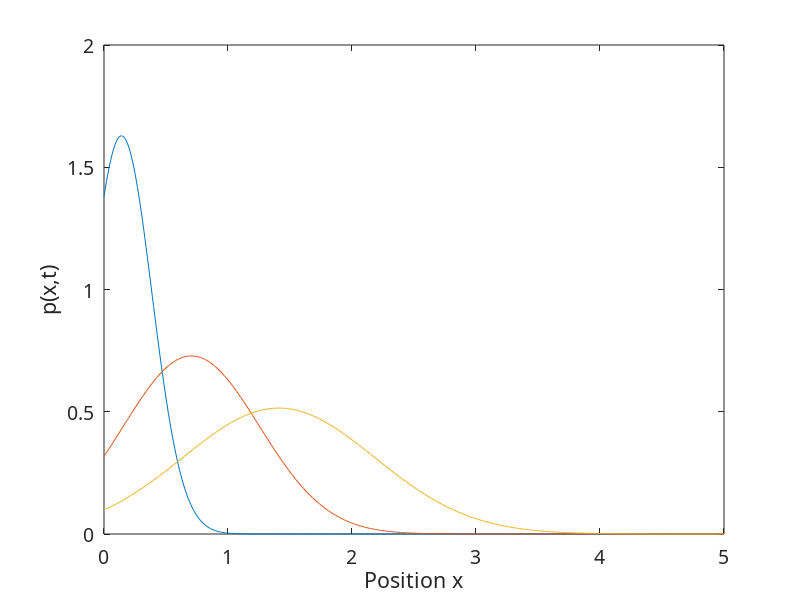

This chart was generated by the following MATLAB code:
% %% 
% % Solution of the reaction diffusion equation
% % 
% % $$p\text{?}\left(x,t\right)=\frac{1}{\sqrt{4\pi \mathrm{Dt}}}e^{-\frac{x^2 
% % }{4\mathrm{Dt}}}$$
% 
% x = -10:0.1:10 ;
% t = 0:6;
% D = 0.4; 
% %%
% close all
% % Create figure
% figure1 = figure('Name','Figure');
% 
% % Create axes
% axes1 = axes('Parent',figure1);
% hold(axes1,'on');
% for i = 1:length(t)
% p = (sqrt(1/(4.*pi.*D.*t(i)))).*exp(-x.^2./(4.*D.*t(i)));
%  plot (x,p);hold on
% end
% %%
% 
% % Create ylabel
% ylabel('p(x,t)','FontName','Avenir','FontSize',18);
% 
% % Create xlabel
% xlabel('Position x','FontName','Avenir','FontSize',18);
% 
% box(axes1,'on');
% % Set the remaining axes properties
% set(axes1,'FontName','Avenir','FontSize',14);
% 
% Solution of the reaction diffusion equation with drift

% $$p\text{?}\left(x,t\right)=\frac{1}{\sqrt{4\pi \text{Dt}}}e^{-\frac{{\left(x-\mathrm{Vt}\right)}^2 
% }{4\text{Dt}}}$$
%
x = 0:0.01:5 ;
t = [1 5 10];
% t = 0:50;                       % s
koff = 1.5;                     % 1/s
kon = 0.16;                     % 1/um2s
cl = 120;                       % # molecules / um2
D = 0.03;                          % um2/s  
b = 8./1000;                    % reaction zone in um 
scale= (1).*1e-9;               % Barrier
Temp = 1.381e-23.*307.15;       % Temperatue  kelvin
kappa = 5e-20;                  % Bending modulus
sigmai = 2e-7;                   % Membrane tension
R_ini  = 10.*1e-6 + (15e-6-5e-6).*rand(1,100);
r0_ini  = sqrt(kappa./(2.*sigmai));
Lc = (((Temp)./(4.*pi.*kappa)).*((R_ini.^2)./r0_ini)).*1e6;
np = 4;
pos = 0;
V= 0 ;
koofre=0;
V =0;
%%
close all
% Create figure
figure2 = figure('Name','Figure');

% Create axes
axes2 = axes('Parent',figure2);
hold(axes2,'on');
for i = 1:length(t)
 betat = 1.0/Temp;
beta_ini = ((4.*pi.*kappa).*betat).*(r0_ini./( R_ini(1).^2));          
% sigma = sigmai.*exp (beta_ini.*(pos(end).*1e-6)); 
F0=(2.*pi.*sqrt(2.*kappa.*sigmai));%+2.*pi*1.63e9*16e-18*(V(i).*1e-6)*(log(R_ini/r0_ini )); 
koofre = koff.*exp(((F0.*scale.*betat)./np(1))); 
V(i) = b.*((kon.*cl)-koofre);
% pos (i) = pos (i-1)+V(i).*t(i);
pd = (sqrt((1/(4.*pi.*D.*t(i))))).*exp(-((x-(V(i).*t(i))).^2)./(4.*D.*t(i)));
 plot (x,pd);hold on
end
%%
% Create ylabel
ylabel('p(x,t)','FontName','Avenir','FontSize',18);

% Create xlabel
xlabel('Position x','FontName','Avenir','FontSize',18);

box(axes2,'on');
% Set the remaining axes properties
set(axes2,'FontName','Avenir','FontSize',14);